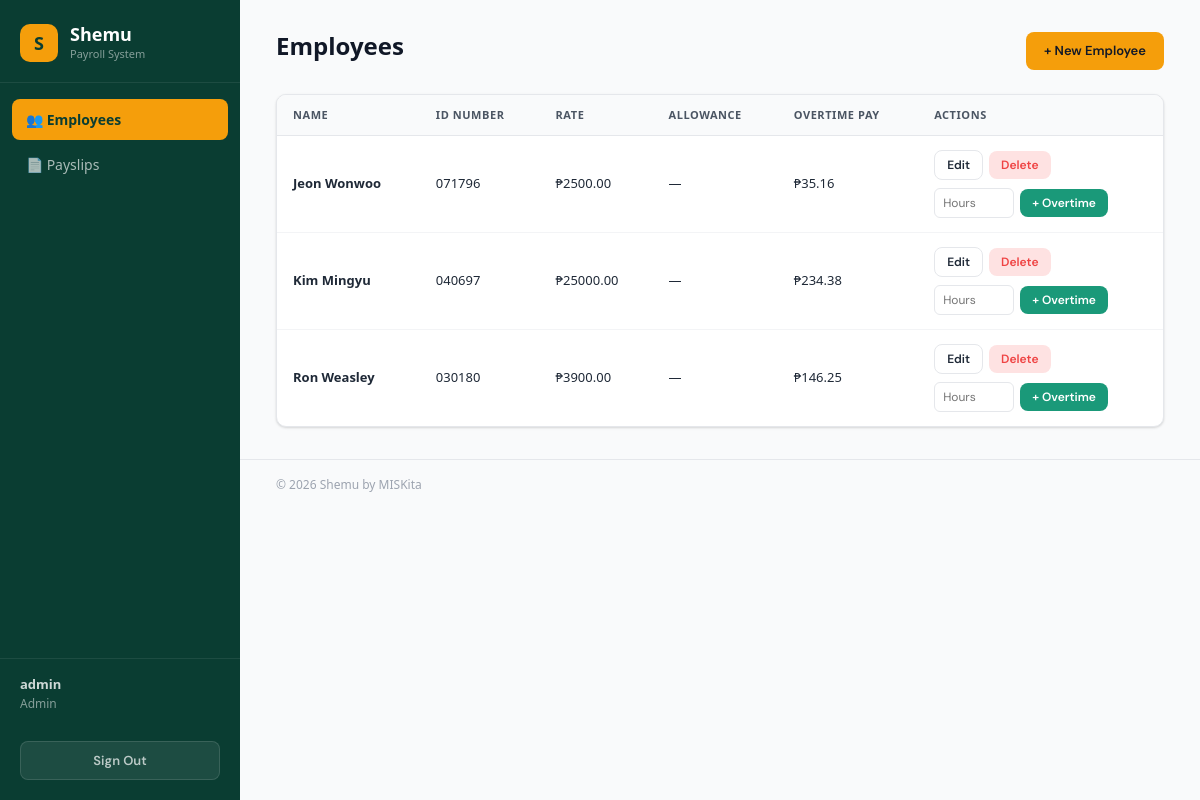
Page / (signed in) on the earlier database version.
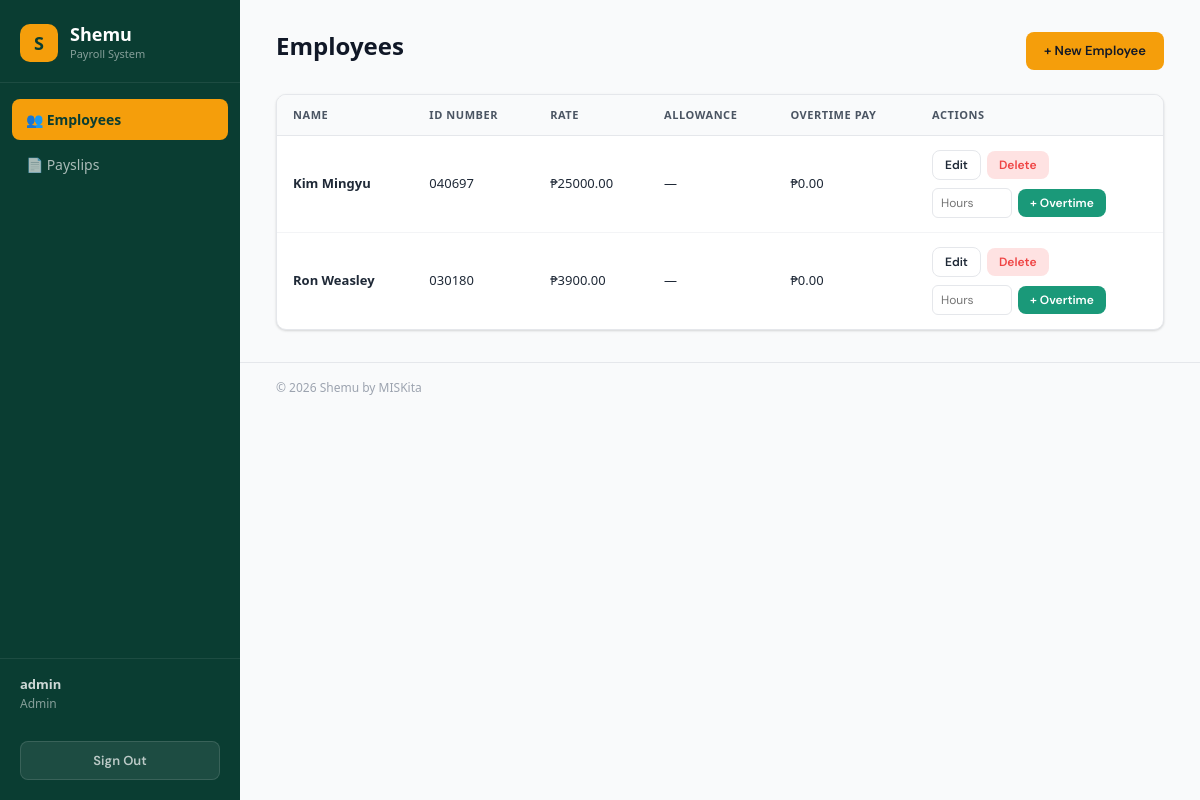
Same page on the later database version.
### payroll_app/models.py (models this page shows, shortened)
class Employee(models.Model):
    name         = models.CharField(max_length=200)
    id_number    = models.CharField(max_length=100, unique=True)
    rate         = models.FloatField()
    overtime_pay = models.FloatField(null=True, blank=True)
    allowance    = models.FloatField(null=True, blank=True)

### payroll_app/views.py (the view)
# urls.py: path("", views.employee_list, name="employee_list"),
@login_required
def employee_list(request):
    if not _admin_required(request):
        return redirect('payslip_list')
    employees = Employee.objects.all().order_by('name')
    return render(request, 'payroll_app/employee_list.html', {
        'employees': employees,
        'is_admin': _admin_required(request),
    })

### payroll_app/views.py (called while the page is built)
def _admin_required(request):
    return request.user.is_superuser or request.user.is_staff

### payroll_app/templates/payroll_app/employee_list.html (shortened to what this page needs)
{% extends 'payroll_app/base.html' %}
{% block content %}
<div class="page-header">
  <h1>Employees</h1>
  <a href="{% url 'employee_create' %}" class="btn btn-primary">+ New Employee</a>
</div>
<div class="page-content">
  <div class="table-wrap">
    <table>
      <thead>
        <tr>
          <th>Name</th>
          <th>ID Number</th>
          <th>Rate</th>
          <th>Allowance</th>
          <th>Overtime Pay</th>
          <th>Actions</th>
        </tr>
      </thead>
      <tbody>
        {% for emp in employees %}
        <tr>
          <td><strong>{{ emp.name }}</strong></td>
          <td>{{ emp.id_number }}</td>
          <td>₱{{ emp.rate|floatformat:2 }}</td>
          <td>{% if emp.allowance %}₱{{ emp.allowance|floatformat:2 }}{% else %}—{% endif %}</td>
          <td>₱{{ emp.overtime_pay|default:"0.00"|floatformat:2 }}</td>
          <td>
            <div class="actions-cell">
              <div class="action-row">
                <a href="{% url 'employee_update' emp.pk %}" class="btn btn-outline btn-sm">Edit</a>
                <form method="post" action="{% url 'employee_delete' emp.pk %}" style="display:inline;">
                  <button class="btn btn-danger btn-sm" type="submit"
                    onclick="return confirm('Delete {{ emp.name }}?')">Delete</button>
                </form>
              </div>
              <div class="action-row">
                <form method="post" action="{% url 'employee_overtime' emp.pk %}" style="display:flex;gap:6px;align-items:center;">
                  <input class="ot-input" type="number" name="overtime_hours" placeholder="Hours" min="0" step="0.5">
                  <button class="btn btn-teal btn-sm" type="submit">+ Overtime</button>
                </form>
              </div>
            </div>
          </td>
        </tr>
        {% empty %}
        <tr>
          <td colspan="6" style="text-align:center; color: var(--gray-400); padding: 32px;">
            No employees yet. Click <strong>+ New Employee</strong> to add one.
          </td>
        </tr>
        {% endfor %}
      </tbody>
    </table>
  </div>
</div>
{% endblock %}

Differences in the rows shown:
removed Employee: name "Jeon Wonwoo", id_number "071796", rate "2500.00", overtime_pay "35.16"
changed Employee "Kim Mingyu": overtime_pay "234.38" → "0.00"
changed Employee "Ron Weasley": overtime_pay "146.25" → "0.00"
